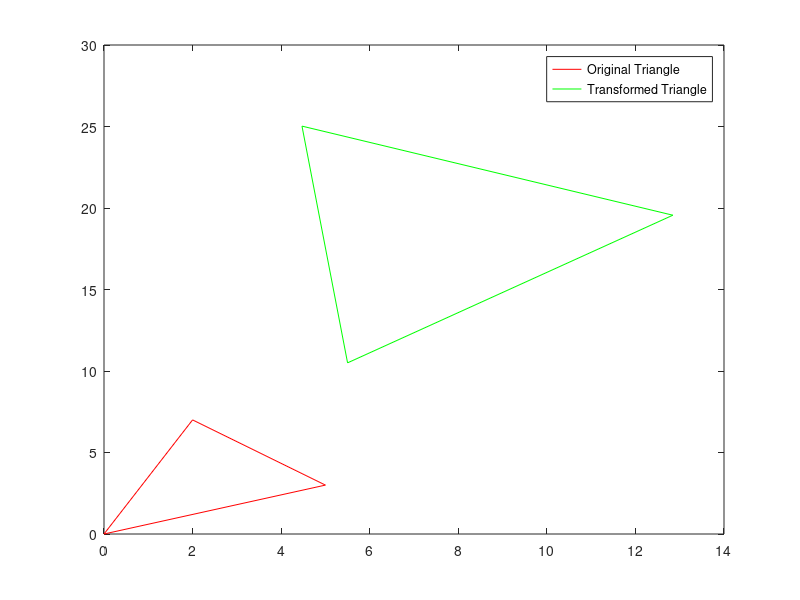

This chart was generated by the following MATLAB code:
%% Machine Vision Homework 2
% Problem 3
% Arthor: Xinyi Cai

%% Part 1

% Housekeeping
clc; 
clear all; 

x_t = [0, 2, 5]; 
y_t = [0, 7, 3]; 

X_c = 0.5*(max(x_t)-min(x_t)); 
Y_c = 0.5*(max(y_t)-min(y_t)); 

k = 2; 
theta = 20; 
x_d = 3; 
y_d = 7; 

q1 = k * cosd(theta); 
q2 = k * sind(theta); 
q3 = X_c + x_d; 
q4 = Y_c + y_d; 

for i = 1:3
    X_i(i) = q1 * x_t(i) - q2 * y_t(i) + q3; 
    Y_i(i) = q1 * y_t(i) + q2 * x_t(i) + q4; 
end

figure; 
plot([x_t, x_t(1)], [y_t, y_t(1)], 'r')
hold on 
plot([X_i, X_i(1)], [Y_i, Y_i(1)], 'g')
legend('Original Triangle', 'Transformed Triangle')
